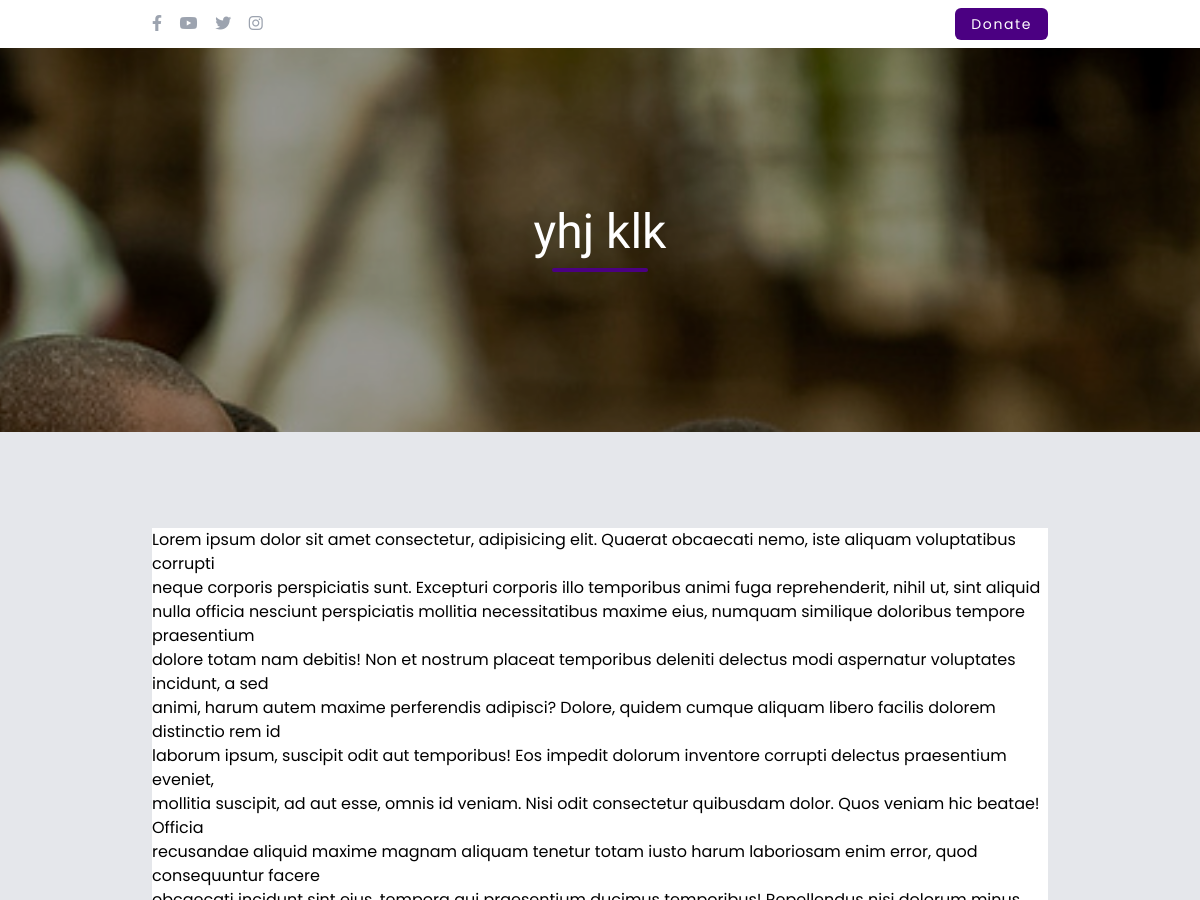
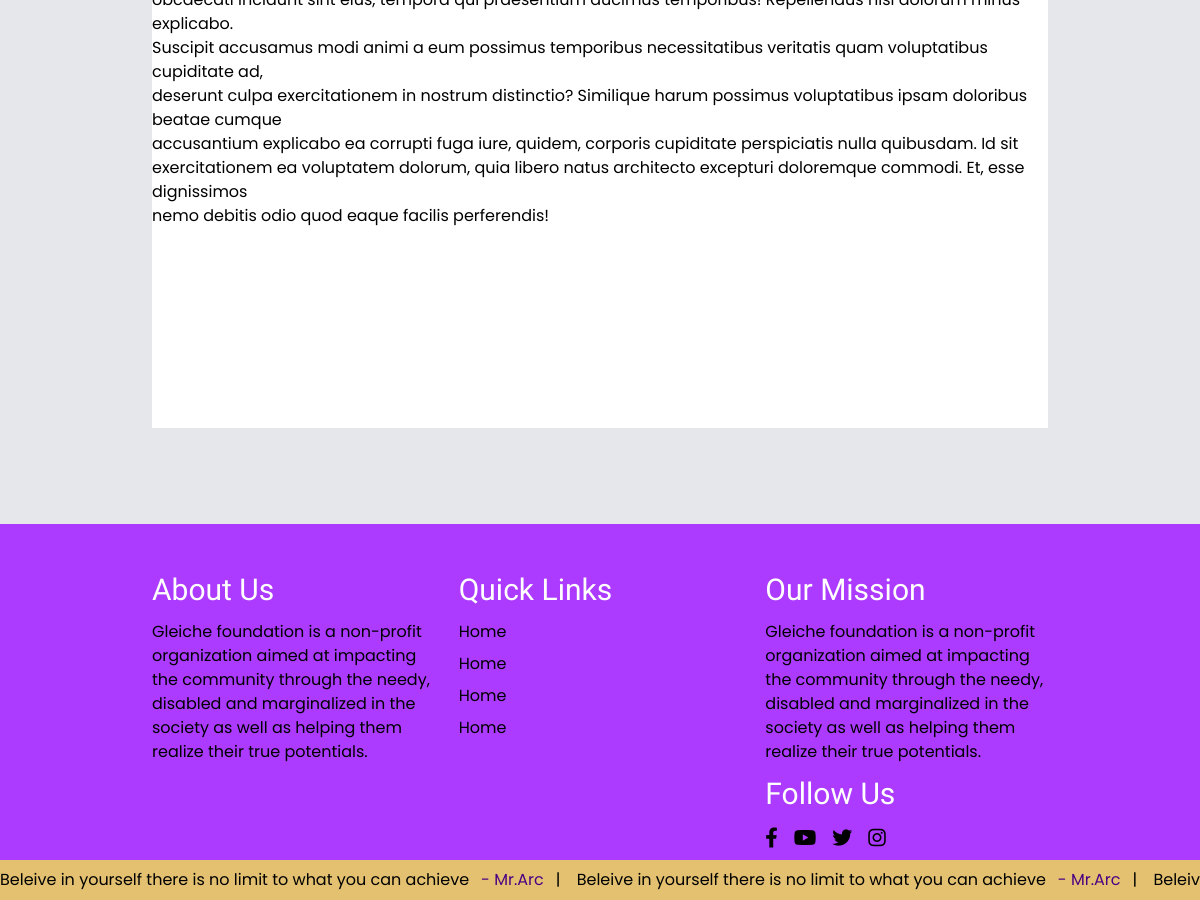
Screenshot of /news_blog/read/14 with the database file from the repository (2 pictures, top to bottom).
### backend/models.py (models this page shows, shortened)
class NewsBlog(models.Model):
    title = models.CharField(max_length=200, null=False)
    content = models.TextField()
    image = models.ImageField(upload_to="NewBlogThumbnail",null=True)
    publish = models.BooleanField(default=False)
    allow_public_comments = models.BooleanField(default=False)
    user_comment = models.TextField(null=True)
    date_created = models.DateTimeField(auto_now_add=True)
    class Meta:
        verbose_name = 'news_blog'
        verbose_name_plural = 'news_blogs'

### frontend/views.py (the view)
# urls.py: path('news_blog/read/<int:id>', views.read_news_blog, name="read_news_blog"),
def read_news_blog(request, id):
    news_blog = NewsBlog.objects.get(id=id)
    data = {
        'news_blog':news_blog
    }
    return render(request, "frontend/read_new_blog.html", data)

### frontend/templates/frontend/read_new_blog.html
{% extends 'frontend/main.html' %}
{% load static %}
{% block content %}
{% include 'frontend/includes/page_banner.html' with text=news_blog.title  %}
<div class="bg-gray-200">
    <div class="container py-6 md:py-12 flex flex-col gap-4">
        <div class="py-12">
            <div class="min-h-screen bg-white">
                {% autoescape off %}
                {{news_blog.content}}
                {% endautoescape %}
            </div>
        </div>
    </div>
</div>
{% endblock %}

### frontend/templates/frontend/includes/page_banner.html
{% load static %}
<div class="h-96 bg-no-repeat bg-cover bg-center bg-fixed relative"
    style="background-image: url({{image|default:'/static/assets/happy2.jpeg'}})">
    <div class="absolute inset-0 bg-black/40 flex flex-col gap-6 items-center justify-center">
        <div class="flex flex-col items-center gap-3">
            <span class="font-patrick-hand text-3xl md:text-4xl lg:text-5xl text-white">{{text}}</span>
            <div class="w-24 h-1 bg-primary rounded-md"></div>
        </div>
    </div>
</div>

### rows the page displays
NewsBlog: title "yhj klk", content "Lorem ipsum dolor sit amet consectetur, adipisicing elit. Quaerat obcaecati nemo, iste aliquam voluptatibus corrupti neque corporis perspiciatis sunt. Excepturi corporis illo temporibus animi fuga reprehenderit, nihil ut, sint aliquid nulla officia nesciunt perspiciatis mollitia necessitatibus maxime eius, numquam similique doloribus tempore praesentium dolore totam nam debitis! Non et nostrum placeat temporibus deleniti delectus modi aspernatur voluptates incidunt, a sed animi, harum autem maxime perferendis adipisci? Dolore, quidem cumque aliquam libero facilis dolorem distinctio rem id laborum ipsum, suscipit odit aut temporibus! Eos impedit dolorum inventore corrupti delectus…"
